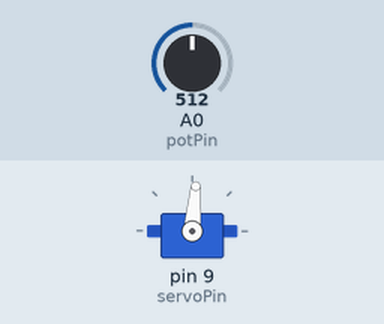
This sketch was run on a simulated Arduino Uno, built with avr-gcc and run on an emulated ATmega328P. On the bench: servo. The inputs (shaded band) are chosen by the test bench; at power-on: A0 (potPin) = 512.

Above: at 1.2 s.
1.3 s: A0 (potPin) set to 716
At 2.2 s:
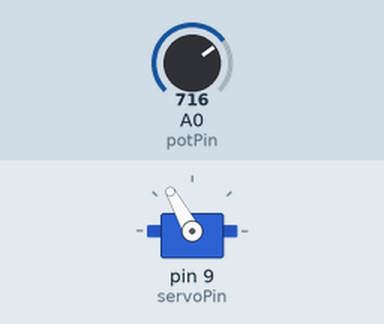
2.8 s: A0 (potPin) set to 900
At 3.3 s:
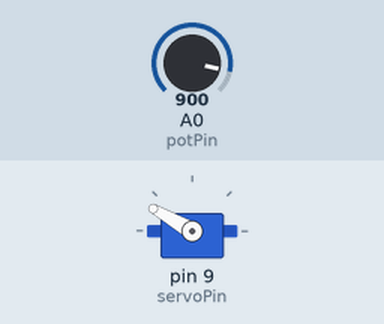
4.3 s: A0 (potPin) set to 1023
At 5.5 s:
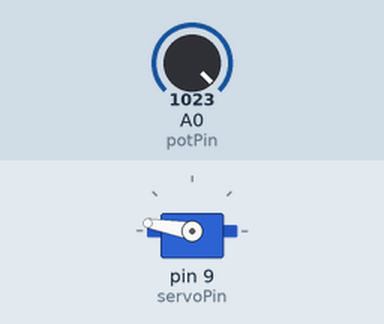
5.8 s: A0 (potPin) set to 306
At 6.8 s:
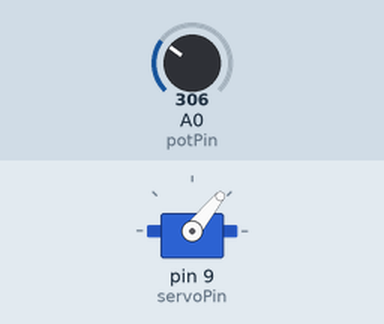
7.3 s: A0 (potPin) set to 122
At 7.9 s:
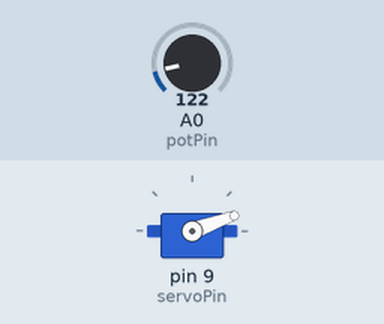
8.8 s: A0 (potPin) set to 511
At 9.1 s:
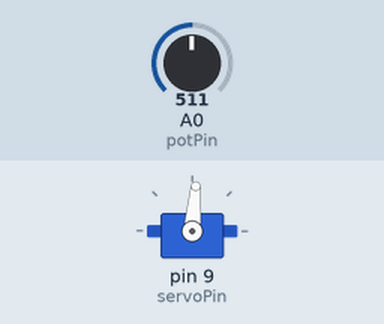
Timing chart, 0 to 11.3 s (numbered marks = the images above; inputs shaded):
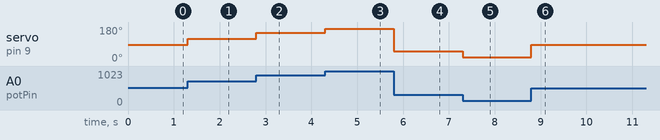

The sketch:

01_servoTest.ino
```cpp
#include<Servo.h>

const int potPin = A0;
const int servoPin = 9;

Servo servo;

int reading = 0;
int angle = 0;

void setup() {
  servo.attach(servoPin);

}

void loop() {
 reading = analogRead(potPin);
 angle = reading / 6;
 servo.write(angle);

}
```

Measured:
- after the input at 1.3 s, servo on pin 9 (servoPin): 85° → 119° at once
- after the input at 2.8 s, servo on pin 9 (servoPin): 119° → 150° at once
- after the input at 4.3 s, servo on pin 9 (servoPin): 150° → 170° at once
- after the input at 5.8 s, servo on pin 9 (servoPin): 170° → 51° at once
- after the input at 7.3 s, servo on pin 9 (servoPin): 51° → 20° at once
- after the input at 8.8 s, servo on pin 9 (servoPin): 20° → 85° at once
